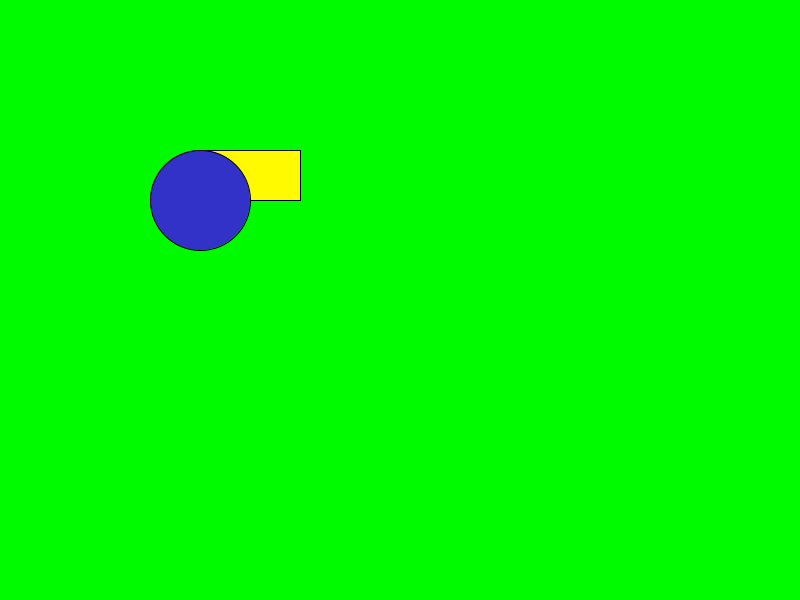
Frame 1 (no input)
Frame 60 (the mouse pressed at the canvas centre just before this capture): identical to frame 1, image omitted
Frame 120 (the mouse held since frame 60 and released just before this capture): identical to frame 1, image omitted

The Processing sketch that drew this single still picture (run headless with seeded random() and noise(); from frame 60 on, the mouse is pressed at the canvas centre):

// Processing sketch: Exercise6
// ── Exercise6.pde
// Exercise 6

void setup(){
  size(800,600);
}

void draw(){
  background(0, 250, 0); // white background
  fill(255,250,0); // Then we color the next line yellow (red+green)
  rect(200,150,100,50); // we make a rectangle that is red
  fill(50,50,200); // we will colour the following line green
  circle(200,200,100); // We will make a circle that is green
}
